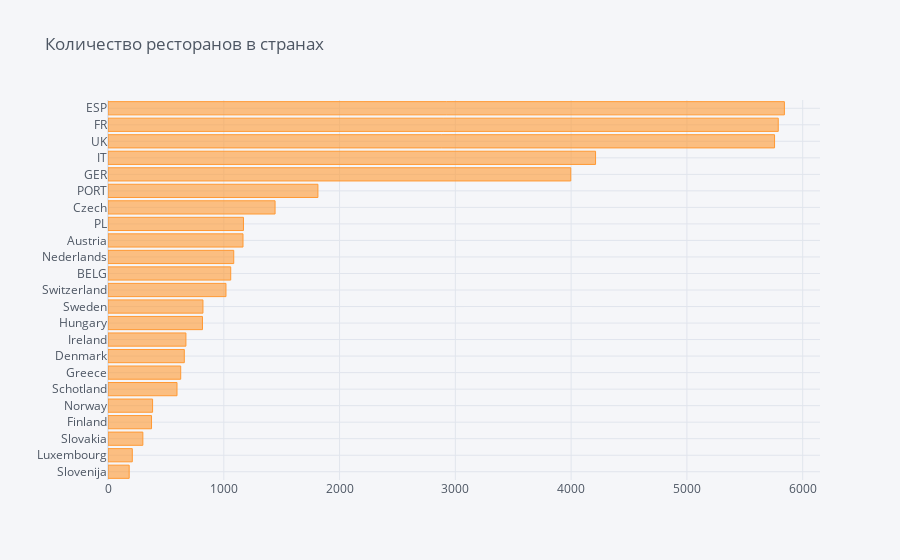

Notebook code cell kept with this figure:
### Code cell
get_gr('Country')

### Figure 1 — Plotly figure (JSON) as saved in the notebook; plotly's stock layout.template omitted (floating-point values rounded to 4 significant figures)
{"data": [{"marker": {"color": "rgba(255, 153, 51, 0.6)", "line": {"color": "rgba(255, 153, 51, 1.0)", "width": 1}}, "name": "Country", "orientation": "h", "text": "", "type": "bar", "x": [183, 210, 301, 376, 385, 596, 628, 659, 673, 816, 820, 1019, 1060, 1086, 1166, 1170, 1443, 1813, 3997, 4211, 5757, 5789, 5842], "y": ["Slovenija", "Luxembourg", "Slovakia", "Finland", "Norway", "Schotland", "Greece", "Denmark", "Ireland", "Hungary", "Sweden", "Switzerland", "BELG", "Nederlands", "Austria", "PL", "Czech", "PORT", "GER", "IT", "UK", "FR", "ESP"]}], "layout": {"legend": {"bgcolor": "#F5F6F9", "font": {"color": "#4D5663"}}, "paper_bgcolor": "#F5F6F9", "plot_bgcolor": "#F5F6F9", "title": {"font": {"color": "#4D5663"}, "text": "Количество ресторанов в странах"}, "xaxis": {"gridcolor": "#E1E5ED", "showgrid": true, "tickfont": {"color": "#4D5663"}, "title": {"font": {"color": "#4D5663"}, "text": ""}, "zerolinecolor": "#E1E5ED"}, "yaxis": {"gridcolor": "#E1E5ED", "showgrid": true, "tickfont": {"color": "#4D5663"}, "title": {"font": {"color": "#4D5663"}, "text": ""}, "zerolinecolor": "#E1E5ED"}}}
